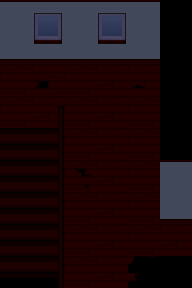

Rendered tile map (Tiled .tmx) drawn with the repository's tilesets; below, a short description and the full map source, tile grids included:
An orthogonal 6x9 tile map with 32x32 px tiles, 5 tile layers (layer0, layer1, layer2, layer3, ...).

<map version="1.10" tiledversion="1.10.0" orientation="orthogonal" renderorder="right-down" width="6" height="9" tilewidth="32" tileheight="32" infinite="0" nextlayerid="6" nextobjectid="1">
 <tileset firstgid="1" source="res/add_more.tsx" />
 <layer id="5" name="layer0" width="6" height="9" locked="1">
  <data encoding="csv">
0,0,0,0,0,0,
0,0,0,0,0,0,
312,312,312,312,312,0,
312,312,312,312,312,0,
0,0,312,312,312,0,
0,0,312,312,312,0,
0,0,312,312,312,0,
0,0,312,312,312,0,
0,0,312,312,0,0
</data>
 </layer>
 <layer id="1" name="layer1" width="6" height="9" locked="1">
  <data encoding="csv">
153,153,153,153,153,28,
153,153,153,153,153,28,
119,122,119,120,106,28,
119,120,119,120,119,28,
28,28,119,120,119,28,
28,28,137,120,119,153,
28,28,119,120,119,153,
28,28,119,120,119,120,
28,28,119,120,158,28
</data>
 </layer>
 <layer id="2" name="layer2" width="6" height="9" locked="1">
  <data encoding="csv">
135,135,135,135,135,0,
151,151,151,151,151,0,
0,0,0,0,0,0,
0,0,0,0,0,0,
0,0,0,0,0,0,
0,0,0,0,0,135,
0,0,0,0,0,151,
0,0,0,0,0,0,
0,0,0,0,0,0
</data>
 </layer>
 <layer id="3" name="layer3" width="6" height="9" locked="1">
  <data encoding="csv">
0,111,0,111,0,0,
0,127,0,127,0,0,
0,0,0,0,0,0,
0,0,0,0,0,0,
136,136,0,0,0,0,
136,136,0,0,0,0,
136,136,0,0,0,0,
136,136,0,0,0,0,
152,152,0,0,0,0
</data>
 </layer>
 <layer id="4" name="layer4" width="6" height="9" locked="1">
  <data encoding="csv">
0,0,0,0,0,0,
0,0,0,0,0,0,
0,0,0,0,0,0,
0,144,0,0,0,0,
0,143,0,0,0,0,
0,143,0,0,0,0,
0,143,0,0,0,0,
0,143,0,0,0,0,
0,143,0,0,0,0
</data>
 </layer>
</map>
